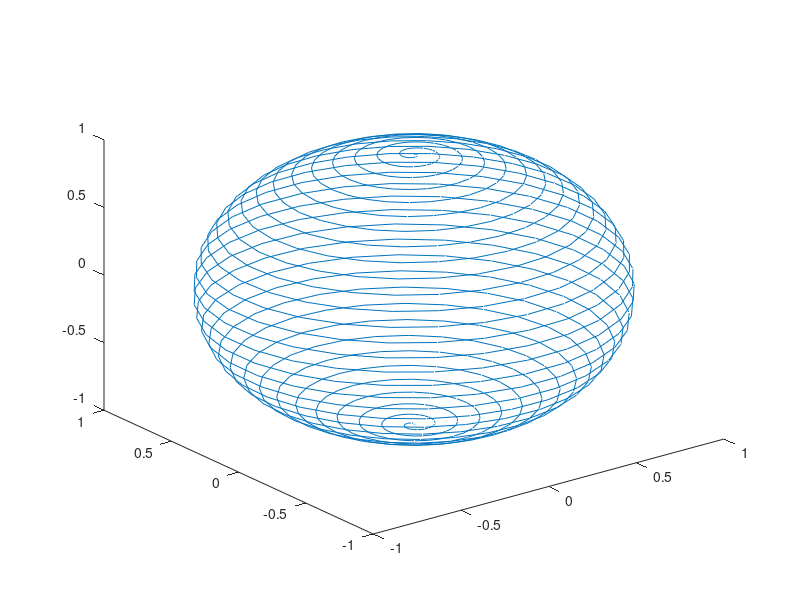

Write the MATLAB code that produced this figure. (Note: this script raises an error after producing the figure.)
% Sphere dynamics with antipodally symmetric observation function
addpath('../matlab_code/GeometryTools');
addpath('../matlab_code/ripser');
addpath('../matlab_code/TDETools');

sphere2xyz = @(theta, phi) [cos(theta)*cos(phi), sin(theta)*cos(phi), sin(phi) ];

%% Define dynamical system
%Define observation function as cosine distance to some arbitrary point theta0
theta0 = 0.6;
phi0 = 0.3;
obsfn = @(theta, phi) abs(sum(sphere2xyz(theta0, phi0).*sphere2xyz(theta, phi)));

%Fill out a spiral trajectory on the sphere
NTotal = 840;
NPeriods = 30;
phis = linspace(-pi/2, pi/2, NTotal);
thetas = linspace(0, 2*pi*NPeriods, NTotal);

%Apply observation function to trajectory points to get a time series x
x = zeros(NTotal, 1);
X = zeros(NTotal, 3);
for ii = 1:NTotal
    x(ii) = obsfn(thetas(ii), phis(ii));
    X(ii, :) = sphere2xyz(thetas(ii), phis(ii));
end

plot3(X(:, 1), X(:, 2), X(:, 3));


%% Perform Sliding Window Embedding
X = getSlidingWindowNoInterp(x, NTotal/NPeriods);
Y = getPCA(X); %Perform PCA on sliding window embedding
X = getGreedyPerm(X, 400); % fps on embedding point cloud

%% Compute PH of the embedding

disp('Doing TDA...');
DX = getSSM(X);
IsSliding = ripserDM(DX, 2, 2);

clf;
subplot(221);
C = plotTimeColors(1:length(x), x, 'type', '2DLine');
title('SSM Original');

subplot(222);
Y = Y(:, 1:3); %Go down to 3D PCA
C = C(1:size(Y, 1), :);
scatter3(Y(:, 1), Y(:, 2), Y(:, 3), 20, C(:, 1:3), 'fill');

title('PCA Phi');

subplot(223);
plotDGM(IsSliding{2});
title('H1 Phi');

subplot(224);
plotDGM(IsSliding{3});
title('H2 Phi');